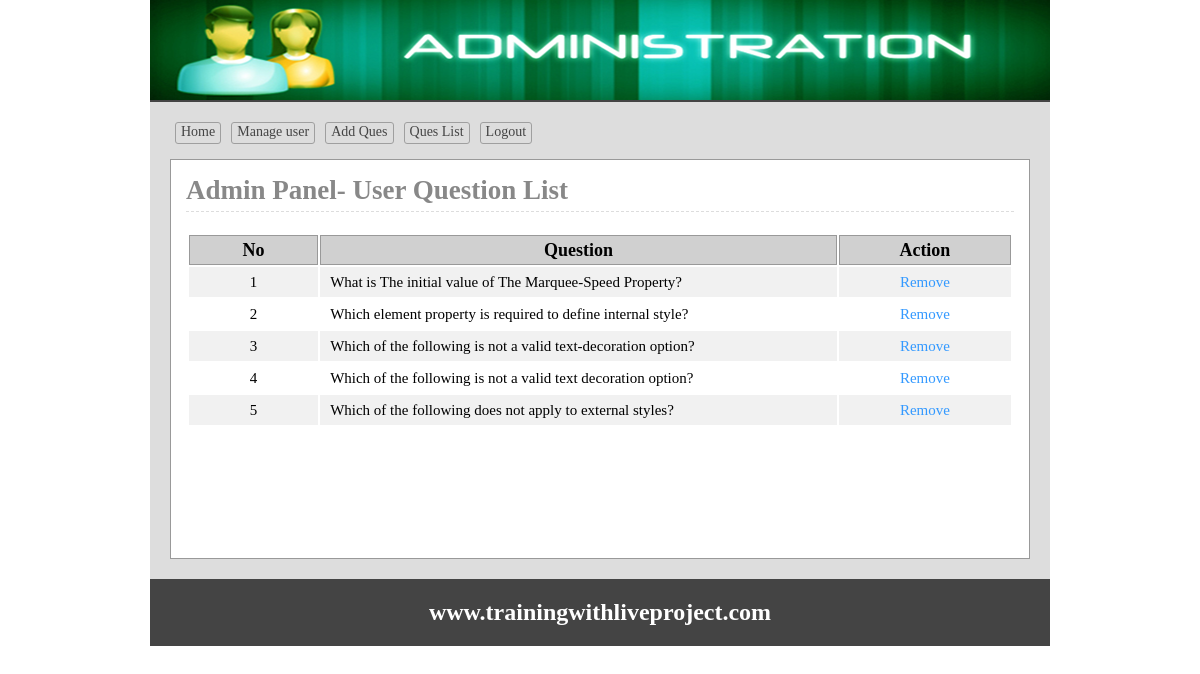
/admin/queslist.php (signed in), run on the app's committed database.
### tables this page shows
CREATE TABLE IF NOT EXISTS `tbl_ques` (
  `id` int(11) NOT NULL AUTO_INCREMENT,
  `quesNo` int(11) NOT NULL,
  `ques` text NOT NULL,
  PRIMARY KEY (`id`)
);

### lib/Database.php (called while the page is built, shortened)
<?php
Class Database{
	public $host   = DB_HOST;
	public $user   = DB_USER;
	public $pass   = DB_PASS;
	public $dbname = DB_NAME;
	public $link;
	private function connectDB(){
	$this->link = new mysqli($this->host, $this->user, $this->pass, $this->dbname);
 }
	public function select($query){
		$result = $this->link->query($query) or die($this->link->error.__LINE__);
		if($result->num_rows > 0){
			return $result;
		} else {
			return false;
		}
	}
}

### classes/exam.php (called while the page is built, shortened)
<?php
    $filepath = realpath(dirname(__FILE__));
	include_once ($filepath.'/../lib/Database.php');
	class exam{
		public  $db;
		public function __construct(){
			$this->db = new Database();
		}
		public function getAllQuestion(){
			$query 		= "SELECT * FROM tbl_ques ORDER BY id DESC";
			$getResult 	= $this->db->select($query);
			return $getResult;
		}
	}
?>

### admin/queslist.php (the view, shortened to what this page needs)
<?php
    $filepath = realpath(dirname(__FILE__));
	include_once ($filepath.'/inc/header.php');
	include_once ($filepath.'/../classes/exam.php');
	$exam = new exam();
?>
<div class="main">
	<h1>Admin Panel- User Question List</h1>
	<div>
		<table class="tblone">
			<tr>
				<th width="15%">No</th>
				<th width="60%">Question</th>
				<th width="20%">Action</th>
			</tr>
			<?php
				$getQuestionData = $exam->getAllQuestion();
				if ($getQuestionData) {
					$i = 1;
					while ($questionValue = $getQuestionData->fetch_assoc()) {
			?>
				<tr>
					<td style="text-align: center;"><?php echo $i++; ?></td>
					<td><?php echo $questionValue['ques']; ?></td>
					<td style="text-align: center;">
						<a style="text-decoration: none;" onclick="return confirm('Are you sure Remove')" href="?queNo=<?php echo $questionValue['quesNo']; ?>">Remove</a>
					</td>
				</tr>
			<?php
					}
				}else{
			?>
				<tr>
					<td style="font-size: 18px;text-align: center;padding: 15px;" colspan="4">There is no data..Please <a href="quesadd.php">add question</a></td>
				</tr>
			<?php
				}
			?>
		</table>
	</div>
</div>
<?php include 'inc/footer.php'; ?>

### admin/css/admin.css (style rules this page uses)
* { margin:0;padding:0;outline:none }
body { font-family:verdana }
.tblone { width:100%;border:1px solid #fff;margin:20px 0 }
.tblone td { font-size: 15px; padding: 5px 10px; }
table.tblone th { background-color: #d0d0d0; border: 1px solid #999; }
table.tblone tr:nth-child(2n+1) { background:#fff;height:30px; }
table.tblone tr:nth-child(2n) { background:#f1f1f1;height:30px; }
.tblone td a { color:#3399FF; }
.main { background: #fff none repeat scroll 0 0; border: 1px solid #999; margin-top: 10px; min-height: 368px; padding: 15px; width: 828px; }
.main h1 { border-bottom: 1px dashed #ddd; color: #888; margin: 0 0 5px; padding-bottom: 5px; }

### data on the page
tbl_ques: ques "What is The initial value of The Marquee-Speed Property?"
tbl_ques: ques "Which element property is required to define internal style?"
tbl_ques: ques "Which of the following is not a valid text-decoration option?"
tbl_ques: ques "Which of the following is not a valid text decoration option?"
tbl_ques: ques "Which of the following does not apply to external styles?"
